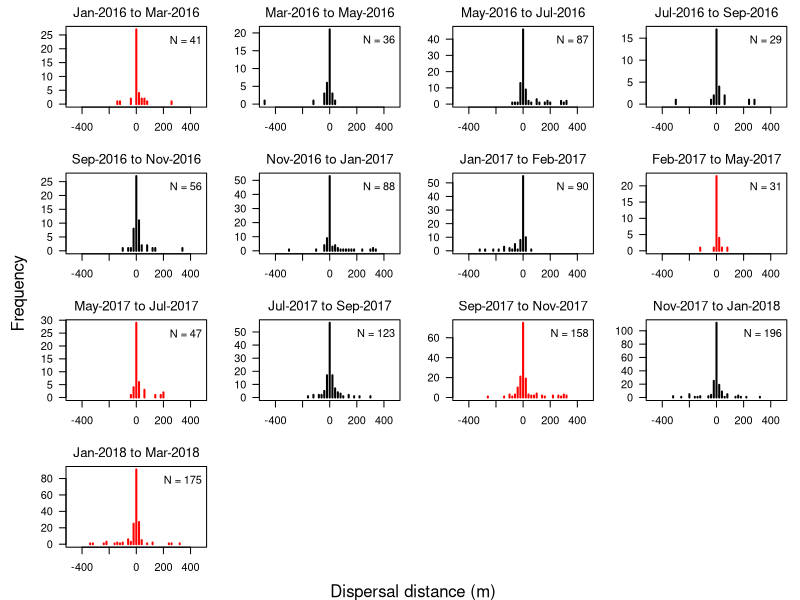
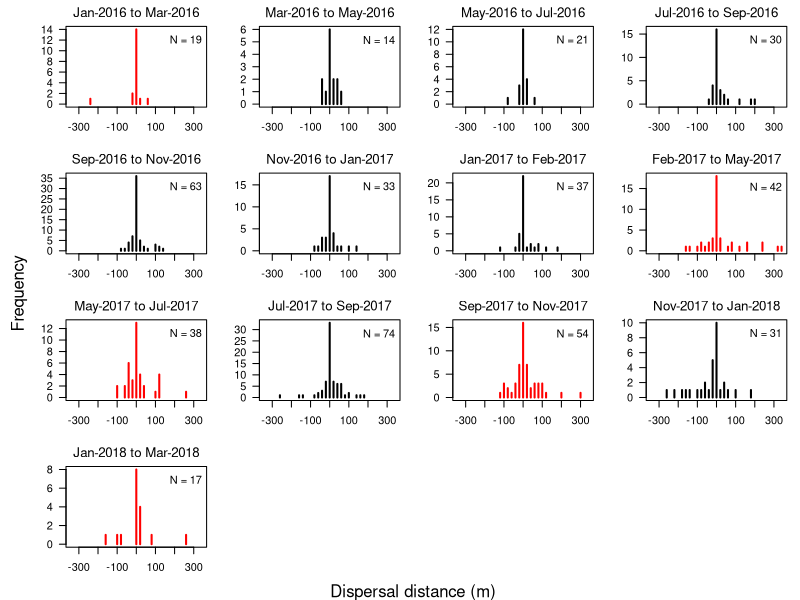
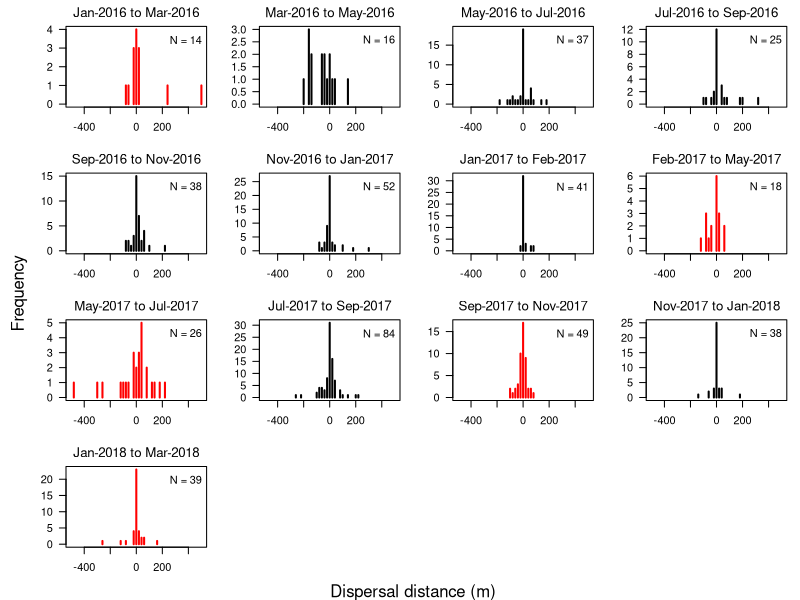

Here is the R script that generated these plots, in order:
## ---- chunk 1
# Basic statistics
  # Library ----
  rm(list = ls(all.names = TRUE))
  library(stringr)
  library(knitr)

  # Function ----
  fmr <- function(dat){
    Mark_u <- tapply(dat$IND_ID, dat$Species, function(x) length(unique(x) ) )
    Recap_u <- tapply(dat$IND_ID[dat$Y==1], dat$Species[dat$Y==1],
                      function(x) length(unique(x) ) )
    Mark_repl <- tapply(dat$IND_ID, dat$Species, function(x) length(x) )
    Recap_repl <- tapply(dat$IND_ID[dat$Y==1], dat$Species[dat$Y==1],
                         function(x) length(x) )
    return(list(Mark_u = Mark_u, Recap_u = Recap_u,
                Mark_repl = Mark_repl, Recap_repl = Recap_repl) )
  }
  
  # Data ----
  # Fish data
  dat <- read.csv("data/VectorData_MERGE2019-11-19.csv")
  
  dat1 <- fmr(dat[dat$Stream=="Indian",])
  dat2 <- fmr(dat[dat$Stream=="Todd",])
  
  M1 <- data.frame(dat1$Mark_u, dat1$Recap_u, dat1$Mark_repl, dat1$Recap_repl)
  M2 <- data.frame(dat2$Mark_u, dat2$Recap_u, dat2$Mark_repl, dat2$Recap_repl)
  colnames(M2) <- colnames(M1) <- c("Individuals captured (unique)", "Individuals recaptured (unique)",
                                    "Individuals captured (total replicate)", "Individuals recaptured (total replicate)")
  
## ---- chunk 2
kable(M1, format = "markdown")
## ---- chunk 3
kable(M2, format = "markdown")
## ---- chunk 4
M3 <- read.csv("result/WAIC_summary.csv")
colnames(M3) <- c("Species", "WAIC for the high flow model", "WAIC for the median flow model")
kable(M3)
## ---- chunk 5
M4 <- read.csv("result/Est_MedFlowModel.csv")
M4$Effect <- as.character(M4$Effect)
colnames(M4) <- c("Species", "Effect", "Estimate", "Lower 95% CI", "Upper 95% CI")
M4[,3:5] <- round(M4[,3:5], 2)
M4[which(M4$Effect == "mu.phi"), "Effect"] <- "$\\mu_{\\phi}$"
M4[which(M4$Effect == "sigma.phi"), "Effect"] <- "$\\sigma_{\\phi}$"
kable(M4)
## ---- chunk 6
# Data for figure S1-3
# Library ----
  rm(list = ls(all.names = TRUE))
  library(stringr)

# Data ----
  # Fish data
    dat <- read.csv("data/VectorData_MERGE2019-11-19.csv")
    dat$St_Month <- as.numeric(format(as.Date(dat$Date1), format = "%m") )
    dat$St_Year <- format(as.Date(dat$Date1), format = "%Y")
    dat$End_Month <- as.numeric(format(as.Date(dat$Date2), format = "%m") )
    dat$End_Year <- format(as.Date(dat$Date2), format = "%Y")
    
    ## Movement distance
    dat$X_m <- (dat$X2-dat$X1)*20 
    SP <- sort(unique(dat$Species) )
  
  # Env data
    QF99 <- read.csv("data/Env_QF99_2019-11-19.csv")
    Q99 <- cbind(QF99$QF99_Indian, QF99$QF99_Todd)
    Str <- ifelse(dat$Stream=="Indian", 1, 2)
    dat$QF99 <- Q99[cbind(dat$Occasion1, Str)]
    dat$Q99 <- ifelse(dat$QF99 > 0, 1, 0)
## ---- chunk 7
# Plot ----
  for(i in 1){# select BHC
      par(mfrow = c(4, 4), mar = c(3,3,2,1), oma = c(1,2,0,0) )
      dd <- dat[dat$Species==SP[i],]
      sapply(1:length(unique(dd$Occasion1) ), function(x){
             ##plot
               plot(table(dd$X_m[dd$Occasion1 == x]),
                    axes = F, ann = F, col = ifelse(unique(dd$Q99[dd$Occasion1 == x]) >= 1, "red", "black"),
                    xlim = c(-max(abs(dd$X_m), na.rm = T),
                             max(abs(dd$X_m), na.rm = T) ) )
               legend("topright", bty = "n",
                      legend = substitute("N = "*v1, list(v1 = sum(dd$Y[dd$Occasion1 == x]) ) ) )
             ##panel label
               St_Month <- sort(unique(dd[dd$Occasion1 == x, "St_Month"]) )
               St_Year <- unique(dd[dd$Occasion1 == x, "St_Year"])
               End_Month <- sort(na.omit(unique(dd[dd$Occasion1 == x, "End_Month"]) ) )
               End_Year <- na.omit(unique(dd[dd$Occasion1 == x, "End_Year"]) )
               lab <- paste0(str_sub(month.name[St_Month[1]], 1, 3), "-", St_Year,
                            " to ",
                            str_sub(month.name[End_Month[1]], 1, 3), "-", End_Year)
               mtext(lab, 3, line = 0.5, cex = 0.8)
             ##axis
               sapply(1:2, function(z) axis(z, las = z) )
             })
      mtext("Dispersal distance (m)", 1, outer = T)
      mtext("Frequency", 2, outer = T)
  }

## ---- chunk 8
# Plot ----
  for(i in 2){# select CRC
      par(mfrow = c(4, 4), mar = c(3,3,2,1), oma = c(1,2,0,0) )
      dd <- dat[dat$Species==SP[i],]
      sapply(1:length(unique(dd$Occasion1) ), function(x){
             ##plot
               plot(table(dd$X_m[dd$Occasion1 == x]),
                    axes = F, ann = F, col = ifelse(unique(dd$Q99[dd$Occasion1 == x]) >= 1, "red", "black"),
                    xlim = c(-max(abs(dd$X_m), na.rm = T),
                             max(abs(dd$X_m), na.rm = T) ) )
               legend("topright", bty = "n",
                      legend = substitute("N = "*v1, list(v1 = sum(dd$Y[dd$Occasion1 == x]) ) ) )
             ##panel label
               St_Month <- sort(unique(dd[dd$Occasion1 == x, "St_Month"]) )
               St_Year <- unique(dd[dd$Occasion1 == x, "St_Year"])
               End_Month <- sort(na.omit(unique(dd[dd$Occasion1 == x, "End_Month"]) ) )
               End_Year <- na.omit(unique(dd[dd$Occasion1 == x, "End_Year"]) )
               lab <- paste0(str_sub(month.name[St_Month[1]], 1, 3), "-", St_Year,
                            " to ",
                            str_sub(month.name[End_Month[1]], 1, 3), "-", End_Year)
               mtext(lab, 3, line = 0.5, cex = 0.8)
             ##axis
               sapply(1:2, function(z) axis(z, las = z) )
             })
      mtext("Dispersal distance (m)", 1, outer = T)
      mtext("Frequency", 2, outer = T)
  }

## ---- chunk 9
# Plot ----
  for(i in 3){# select STJ
      par(mfrow = c(4, 4), mar = c(3,3,2,1), oma = c(1,2,0,0) )
      dd <- dat[dat$Species==SP[i],]
      sapply(1:length(unique(dd$Occasion1) ), function(x){
             ##plot
               plot(table(dd$X_m[dd$Occasion1 == x]),
                    axes = F, ann = F, col = ifelse(unique(dd$Q99[dd$Occasion1 == x]) >= 1, "red", "black"),
                    xlim = c(-max(abs(dd$X_m), na.rm = T),
                             max(abs(dd$X_m), na.rm = T) ) )
               legend("topright", bty = "n",
                      legend = substitute("N = "*v1, list(v1 = sum(dd$Y[dd$Occasion1 == x]) ) ) )
             ##panel label
               St_Month <- sort(unique(dd[dd$Occasion1 == x, "St_Month"]) )
               St_Year <- unique(dd[dd$Occasion1 == x, "St_Year"])
               End_Month <- sort(na.omit(unique(dd[dd$Occasion1 == x, "End_Month"]) ) )
               End_Year <- na.omit(unique(dd[dd$Occasion1 == x, "End_Year"]) )
               lab <- paste0(str_sub(month.name[St_Month[1]], 1, 3), "-", St_Year,
                            " to ",
                            str_sub(month.name[End_Month[1]], 1, 3), "-", End_Year)
               mtext(lab, 3, line = 0.5, cex = 0.8)
             ##axis
               sapply(1:2, function(z) axis(z, las = z) )
             })
      mtext("Dispersal distance (m)", 1, outer = T)
      mtext("Frequency", 2, outer = T)
  }

